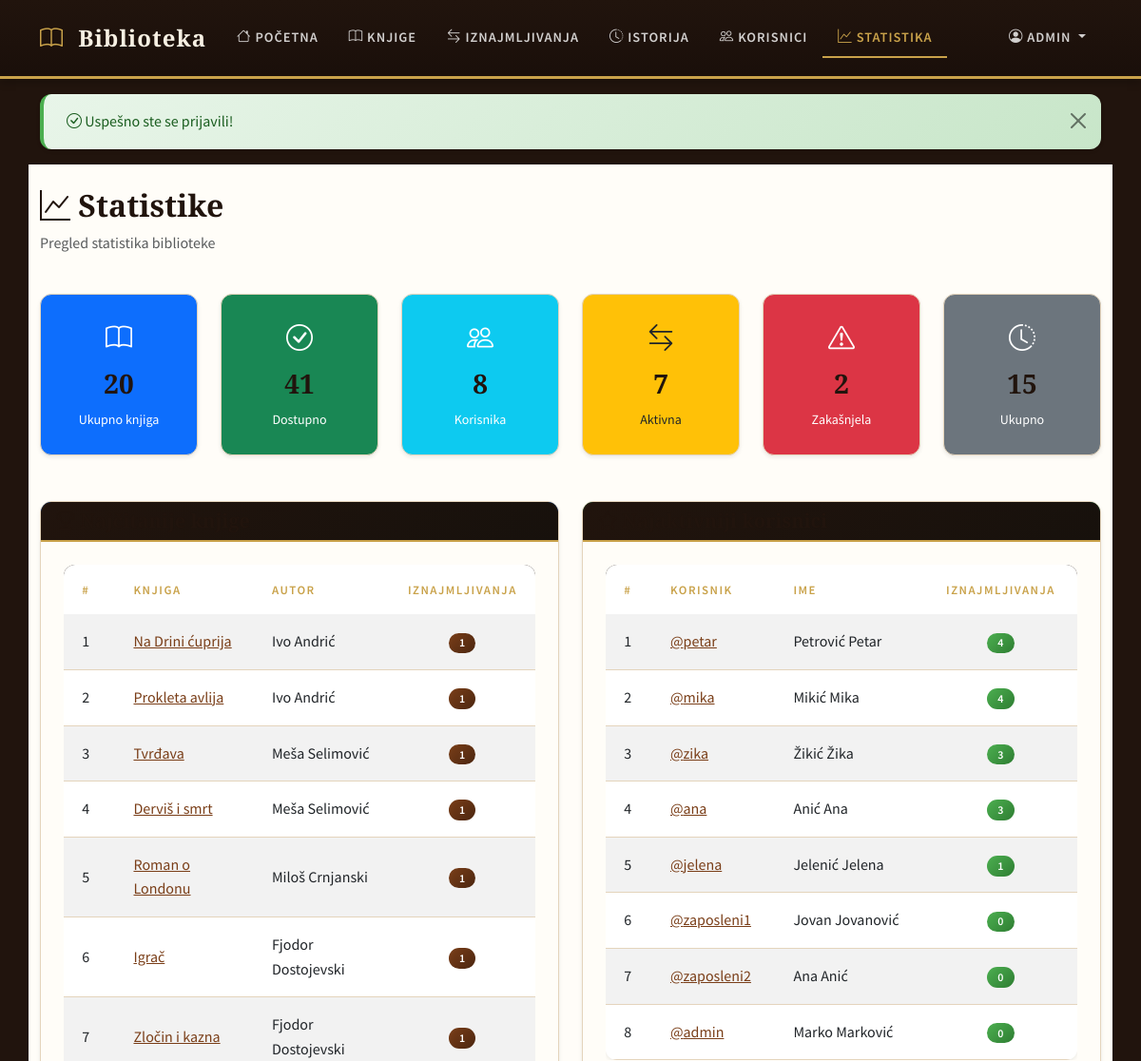
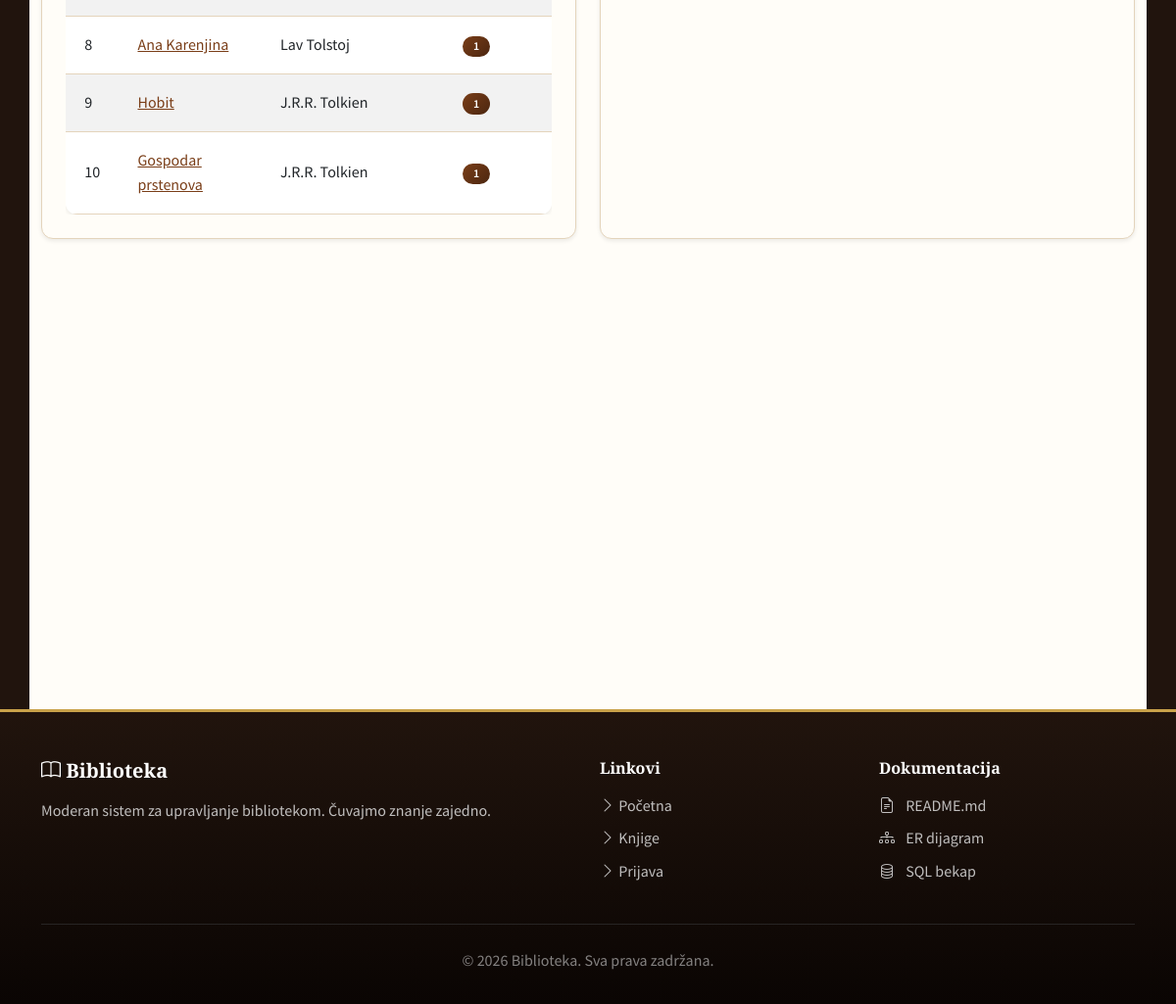
The page /index.php?page=statistics (signed in) on the database its author committed (2 pictures, top to bottom).
### tables this page shows
CREATE TABLE `books` (
    `id` INT UNSIGNED NOT NULL AUTO_INCREMENT,
    `title` VARCHAR(200) NOT NULL,
    `author` VARCHAR(100) NOT NULL,
    `isbn` VARCHAR(20) DEFAULT NULL,
    `genre` VARCHAR(50) DEFAULT NULL,
    `year` INT DEFAULT NULL,
    `available_copies` INT NOT NULL DEFAULT 0,
    `total_copies` INT NOT NULL DEFAULT 1,
    `description` TEXT DEFAULT NULL,
    `cover_image` VARCHAR(255) DEFAULT NULL,
    `created_at` TIMESTAMP NOT NULL DEFAULT CURRENT_TIMESTAMP,
    PRIMARY KEY (`id`),
    UNIQUE KEY `uk_isbn` (`isbn`),
    KEY `idx_author` (`author`),
    KEY `idx_genre` (`genre`),
    KEY `idx_year` (`year`)
);

CREATE TABLE `users` (
    `id` INT UNSIGNED NOT NULL AUTO_INCREMENT,
    `username` VARCHAR(50) NOT NULL,
    `password` VARCHAR(255) NOT NULL,
    `email` VARCHAR(100) NOT NULL,
    `full_name` VARCHAR(100) NOT NULL,
    `role` ENUM('user', 'employee') NOT NULL DEFAULT 'user',
    `created_at` TIMESTAMP NOT NULL DEFAULT CURRENT_TIMESTAMP,
    PRIMARY KEY (`id`),
    UNIQUE KEY `uk_username` (`username`),
    UNIQUE KEY `uk_email` (`email`)
);

### controllers/BaseController.php (called while the page is built)
<?php
class BaseController {
    protected $viewBasePath;
    public function __construct($viewBasePath) {
        $this->viewBasePath = rtrim($viewBasePath, '/');
    }
    protected function render($viewPath) {
        require $this->viewBasePath . '/' . ltrim($viewPath, '/');
    }
}

### controllers/StatisticsController.php (called while the page is built)
<?php
class StatisticsController extends BaseController {
    public function index() {
        $this->render('statistics/index.php');
    }
}

### index.php (called while the page is built, shortened)
<?php
require_once __DIR__ . '/config/database.php';
require_once __DIR__ . '/helpers/functions.php';
require_once __DIR__ . '/models/User.php';
require_once __DIR__ . '/models/Book.php';
require_once __DIR__ . '/models/Rental.php';
require_once __DIR__ . '/controllers/BaseController.php';
require_once __DIR__ . '/controllers/StatisticsController.php';
$page = $_GET['page'] ?? 'home';
require_once __DIR__ . '/views/layouts/header.php';
$viewBasePath = __DIR__ . '/views';
$routes = [
    'home' => [new PageController($viewBasePath), 'home'],
    'login' => [new PageController($viewBasePath), 'login'],
    'register' => [new PageController($viewBasePath), 'register'],
    'logout' => [new PageController($viewBasePath), 'logout'],
    'books' => [new BookController($viewBasePath), 'index'],
    'book_show' => [new BookController($viewBasePath), 'show'],
    'book_create' => [new BookController($viewBasePath), 'create'],
    'book_edit' => [new BookController($viewBasePath), 'edit'],
    'book_delete' => [new BookController($viewBasePath), 'delete'],
    'rentals' => [new RentalController($viewBasePath), 'index'],
    'rental_create' => [new RentalController($viewBasePath), 'create'],
    'rental_return' => [new RentalController($viewBasePath), 'returnBook'],
    'rental_history' => [new RentalController($viewBasePath), 'history'],
    'users' => [new UserController($viewBasePath), 'index'],
    'user_profile' => [new UserController($viewBasePath), 'profile'],
    'user_edit' => [new UserController($viewBasePath), 'edit'],
    'user_delete' => [new UserController($viewBasePath), 'delete'],
    'statistics' => [new StatisticsController($viewBasePath), 'index'],
];
$route = $routes[$page] ?? [new PageController($viewBasePath), 'notFound'];
call_user_func($route);
require_once __DIR__ . '/views/layouts/footer.php';
?>

### config/database.php (called while the page is built, shortened)
<?php
class Database {
    private static $instance = null;
    private $connection;
    private function __construct() {
        try {
            $dsn = "mysql:host=" . DB_HOST . ";port=" . DB_PORT . ";dbname=" . DB_NAME . ";charset=utf8mb4";
            $this->connection = new PDO($dsn, DB_USER, DB_PASS, [
                PDO::ATTR_ERRMODE => PDO::ERRMODE_EXCEPTION,
                PDO::ATTR_DEFAULT_FETCH_MODE => PDO::FETCH_ASSOC,
                PDO::ATTR_EMULATE_PREPARES => false
            ]);
        } catch (PDOException $e) {
            error_log('Greška pri konekciji sa bazom: ' . $e->getMessage());
            die('Konekcija sa bazom trenutno nije dostupna. Proverite podešavanja u config/database.php.');
        }
    }
    public static function getInstance() {
        if (self::$instance === null) {
            self::$instance = new self();
        }
        return self::$instance;
    }
    public function getConnection() {
        return $this->connection;
    }
}
function getDB() {
    return Database::getInstance()->getConnection();
}

### models/Book.php (called while the page is built, shortened)
<?php
class Book {
    private $db;
    public function __construct() {
        $this->db = getDB();
    }
    public function count() {
        $stmt = $this->db->query("SELECT COUNT(*) FROM books");
        return $stmt->fetchColumn();
    }
    public function countAvailable() {
        $stmt = $this->db->query("SELECT SUM(available_copies) FROM books");
        return $stmt->fetchColumn() ?: 0;
    }
    public function getMostRented($limit = 10) {
        $stmt = $this->db->prepare("
            SELECT b.*, COUNT(r.id) as rental_count
            FROM books b
            LEFT JOIN rentals r ON b.id = r.book_id
            GROUP BY b.id
            ORDER BY rental_count DESC
            LIMIT ?
        ");
        $stmt->execute([$limit]);
        return $stmt->fetchAll();
    }
}

### models/User.php (called while the page is built, shortened)
<?php
class User {
    private $db;
    public function __construct() {
        $this->db = getDB();
    }
    public function count() {
        $stmt = $this->db->query("SELECT COUNT(*) FROM users");
        return $stmt->fetchColumn();
    }
    public function getMostActive($limit = 10) {
        $stmt = $this->db->prepare("
            SELECT u.id, u.username, u.full_name, COUNT(r.id) as rental_count
            FROM users u
            LEFT JOIN rentals r ON u.id = r.user_id
            GROUP BY u.id
            ORDER BY rental_count DESC
            LIMIT ?
        ");
        $stmt->execute([$limit]);
        return $stmt->fetchAll();
    }
}

### models/Rental.php (called while the page is built, shortened)
<?php
class Rental {
    private $db;
    public function __construct() {
        $this->db = getDB();
    }
    public function countActive() {
        $stmt = $this->db->query("SELECT COUNT(*) FROM rentals WHERE status IN ('active', 'late')");
        return $stmt->fetchColumn();
    }
    public function count() {
        $stmt = $this->db->query("SELECT COUNT(*) FROM rentals");
        return $stmt->fetchColumn();
    }
    public function countLate() {
        $stmt = $this->db->query("SELECT COUNT(*) FROM rentals WHERE status = 'late'");
        return $stmt->fetchColumn();
    }
}

### helpers/functions.php (called while the page is built, shortened)
<?php
function e($string) {
    return htmlspecialchars($string, ENT_QUOTES, 'UTF-8');
}

### views/statistics/index.php (the view, shortened to what this page needs)
<?php
$bookModel = new Book();
$rentalModel = new Rental();
$userModel = new User();
$ukupnoKnjiga = $bookModel->count();
$dostupneKnjige = $bookModel->countAvailable();
$ukupnoKorisnika = $userModel->count();
$aktivnaIznajmljivanja = $rentalModel->countActive();
$kasnaIznajmljivanja = $rentalModel->countLate();
$ukupnoIznajmljivanja = $rentalModel->count();
$najcitanijeKnjige = $bookModel->getMostRented(10);
$najaktivnijiKorisnici = $userModel->getMostActive(10);
?>
<div class="row mb-4">
    <div class="col-12">
        <h2><i class="bi bi-graph-up"></i> Statistike</h2>
        <p class="text-muted">Pregled statistika biblioteke</p>
    </div>
</div>
<div class="row g-4 mb-5">
    <div class="col-md-2">
        <div class="card bg-primary text-white h-100">
            <div class="card-body text-center">
                <i class="bi bi-book fs-3"></i>
                <h3 class="mt-2"><?= $ukupnoKnjiga ?></h3>
                <small>Ukupno knjiga</small>
            </div>
        </div>
    </div>
    <div class="col-md-2">
        <div class="card bg-success text-white h-100">
            <div class="card-body text-center">
                <i class="bi bi-check-circle fs-3"></i>
                <h3 class="mt-2"><?= $dostupneKnjige ?></h3>
                <small>Dostupno</small>
            </div>
        </div>
    </div>
    <div class="col-md-2">
        <div class="card bg-info text-white h-100">
            <div class="card-body text-center">
                <i class="bi bi-people fs-3"></i>
                <h3 class="mt-2"><?= $ukupnoKorisnika ?></h3>
                <small>Korisnika</small>
            </div>
        </div>
    </div>
    <div class="col-md-2">
        <div class="card bg-warning text-dark h-100">
            <div class="card-body text-center">
                <i class="bi bi-arrow-left-right fs-3"></i>
                <h3 class="mt-2"><?= $aktivnaIznajmljivanja ?></h3>
                <small>Aktivna</small>
            </div>
        </div>
    </div>
    <div class="col-md-2">
        <div class="card bg-danger text-white h-100">
            <div class="card-body text-center">
                <i class="bi bi-exclamation-triangle fs-3"></i>
                <h3 class="mt-2"><?= $kasnaIznajmljivanja ?></h3>
                <small>Zakašnjela</small>
            </div>
        </div>
    </div>
    <div class="col-md-2">
        <div class="card bg-secondary text-white h-100">
            <div class="card-body text-center">
                <i class="bi bi-clock-history fs-3"></i>
                <h3 class="mt-2"><?= $ukupnoIznajmljivanja ?></h3>
                <small>Ukupno</small>
            </div>
        </div>
    </div>
</div>
<div class="row g-4">
    <div class="col-md-6">
        <div class="card h-100">
            <div class="card-header bg-primary text-white">
                <h5 class="mb-0"><i class="bi bi-trophy"></i> Najčitanije knjige</h5>
            </div>
            <div class="card-body">
                <?php if (empty($najcitanijeKnjige)): ?>
                    <div class="alert alert-info">
                        <i class="bi bi-info-circle"></i> Nema podataka o iznajmljivanjima.
                    </div>
                <?php else: ?>
                    <div class="table-responsive">
                        <table class="table table-sm table-striped mb-0">
                            <thead>
                                <tr>
                                    <th>#</th>
                                    <th>Knjiga</th>
                                    <th>Autor</th>
                                    <th class="text-center">Iznajmljivanja</th>
                                </tr>
                            </thead>
                            <tbody>
                                <?php foreach ($najcitanijeKnjige as $indeks => $knjiga): ?>
                                    <tr>
                                        <td><?= $indeks + 1 ?></td>
                                        <td>
                                            <a href="/index.php?page=book_show&id=<?= $knjiga['id'] ?>">
                                                <?= e($knjiga['title']) ?>
                                            </a>
                                        </td>
                                        <td><?= e($knjiga['author']) ?></td>
                                        <td class="text-center">
                                            <span class="badge bg-primary"><?= $knjiga['rental_count'] ?></span>
                                        </td>
                                    </tr>
                                <?php endforeach; ?>
                            </tbody>
                        </table>
                    </div>
                <?php endif; ?>
            </div>
        </div>
    </div>
    <div class="col-md-6">
        <div class="card h-100">
            <div class="card-header bg-success text-white">
                <h5 class="mb-0"><i class="bi bi-star"></i> Najaktivniji korisnici</h5>
            </div>
            <div class="card-body">
                <?php if (empty($najaktivnijiKorisnici)): ?>
                    <div class="alert alert-info">
                        <i class="bi bi-info-circle"></i> Nema podataka o korisnicima.
                    </div>
                <?php else: ?>
                    <div class="table-responsive">
                        <table class="table table-sm table-striped mb-0">
                            <thead>
                                <tr>
                                    <th>#</th>
                                    <th>Korisnik</th>
                                    <th>Ime</th>
                                    <th class="text-center">Iznajmljivanja</th>
                                </tr>
                            </thead>
                            <tbody>
                                <?php foreach ($najaktivnijiKorisnici as $indeks => $korisnik): ?>
                                    <tr>
                                        <td><?= $indeks + 1 ?></td>
                                        <td>
                                            <a href="/index.php?page=user_profile&id=<?= $korisnik['id'] ?>">
                                                @<?= e($korisnik['username']) ?>
                                            </a>
                                        </td>
                                        <td><?= e($korisnik['full_name']) ?></td>
                                        <td class="text-center">
                                            <span class="badge bg-success"><?= $korisnik['rental_count'] ?></span>
                                        </td>
                                    </tr>
                                <?php endforeach; ?>
                            </tbody>
                        </table>
                    </div>
                <?php endif; ?>
            </div>
        </div>
    </div>
</div>
<div class="row mt-4">
    <div class="col-12">
    </div>
</div>

### css/style.css (style rules this page uses)
:root { --primary: #7A3E18; --primary-dark: #4B2610; --primary-light: #A9632D; --secondary: #21140D; --accent: #B58A54; --gold: #C9A24A; --cream: #F7F0E3; --paper: #FFFDF8; --dark: #17110C; --text: #312820; --text-light: #6B6258; --border: #E4D4BC; --success: #2E7D32; --danger: #C62828; --warning: #E65100; --info: #0D47A1; --shadow-sm: 0 2px 4px rgba(0,0,0,0.08); --shadow: 0 4px 12px rgba(0,0,0,0.12); --shadow-lg: 0 8px 24px rgba(0,0,0,0.16); --radius: 8px; --radius-lg: 12px; --transition: all 0.3s ease; }
body { font-family: 'Source Sans Pro', -apple-system, sans-serif; background: var(--secondary); color: var(--text); min-height: 100vh; display: flex; flex-direction: column; line-height: 1.6; margin: 0; padding: 0; -webkit-font-smoothing: antialiased; }
* { box-sizing: border-box; }
h1, h2, h3, h4, h5, h6 { font-family: 'Playfair Display', Georgia, serif; color: var(--secondary); font-weight: 600; }
.card { border: none; border-radius: var(--radius-lg); box-shadow: var(--shadow-sm); transition: var(--transition); overflow: hidden; background: var(--paper); border: 1px solid var(--border); }
.card-body { padding: 1.5rem; }
.card-header { background: linear-gradient(135deg, var(--secondary) 0%, var(--dark) 100%); color: var(--gold); font-family: 'Playfair Display', serif; font-weight: 600; border-bottom: 2px solid var(--gold); }
.table { background: white; border-radius: var(--radius-lg); overflow: hidden; box-shadow: var(--shadow-sm); }
.table thead { background: linear-gradient(180deg, var(--secondary) 0%, var(--dark) 100%); }
.table thead th { color: var(--gold); font-weight: 600; text-transform: uppercase; font-size: 0.8rem; letter-spacing: 1.5px; padding: 1rem 1.2rem; border: none; }
.table tbody tr { transition: var(--transition); border-bottom: 1px solid var(--border); }
.table tbody td { padding: 1rem 1.2rem; vertical-align: middle; }
.badge { font-weight: 600; padding: 0.4em 0.9em; border-radius: 20px; font-size: 0.75rem; letter-spacing: 0.5px; text-transform: uppercase; }
.badge.bg-success { background: linear-gradient(135deg, #4CAF50 0%, #2E7D32 100%) !important; }
.badge.bg-primary { background: linear-gradient(135deg, var(--primary) 0%, var(--primary-dark) 100%) !important; }
.card, .stat-card { animation: fadeIn 0.4s ease; }
a { color: var(--primary); transition: var(--transition); }

### rows shown on the page
books: title "Na Drini ćuprija", author "Ivo Andrić", rental_count "1"
books: title "Prokleta avlija", author "Ivo Andrić", rental_count "1"
books: title "Tvrđava", author "Meša Selimović", rental_count "1"
books: title "Derviš i smrt", author "Meša Selimović", rental_count "1"
books: title "Roman o Londonu", author "Miloš Crnjanski", rental_count "1"
books: title "Igrač", author "Fjodor Dostojevski", rental_count "1"
books: title "Zločin i kazna", author "Fjodor Dostojevski", rental_count "1"
books: title "Ana Karenjina", author "Lav Tolstoj", rental_count "1"
books: title "Hobit", author "J.R.R. Tolkien", rental_count "1"
books: title "Gospodar prstenova", author "J.R.R. Tolkien", rental_count "1"
users: username "petar", full_name "Petrović Petar", rental_count "4"
users: username "mika", full_name "Mikić Mika", rental_count "4"
users: username "zika", full_name "Žikić Žika", rental_count "3"
users: username "ana", full_name "Anić Ana", rental_count "3"
users: username "jelena", full_name "Jelenić Jelena", rental_count "1"
users: username "zaposleni1", full_name "Jovan Jovanović", rental_count "0"
users: username "zaposleni2", full_name "Ana Anić", rental_count "0"
users: username "admin", full_name "Marko Marković", rental_count "0"

### other values the page prints
$_SESSION['username'] "ADMIN"
$success "Uspešno ste se prijavili!"
$ukupnoKnjiga "20"
$dostupneKnjige "41"
$ukupnoKorisnika "8"
$aktivnaIznajmljivanja "7"
$kasnaIznajmljivanja "2"
$ukupnoIznajmljivanja "15"
